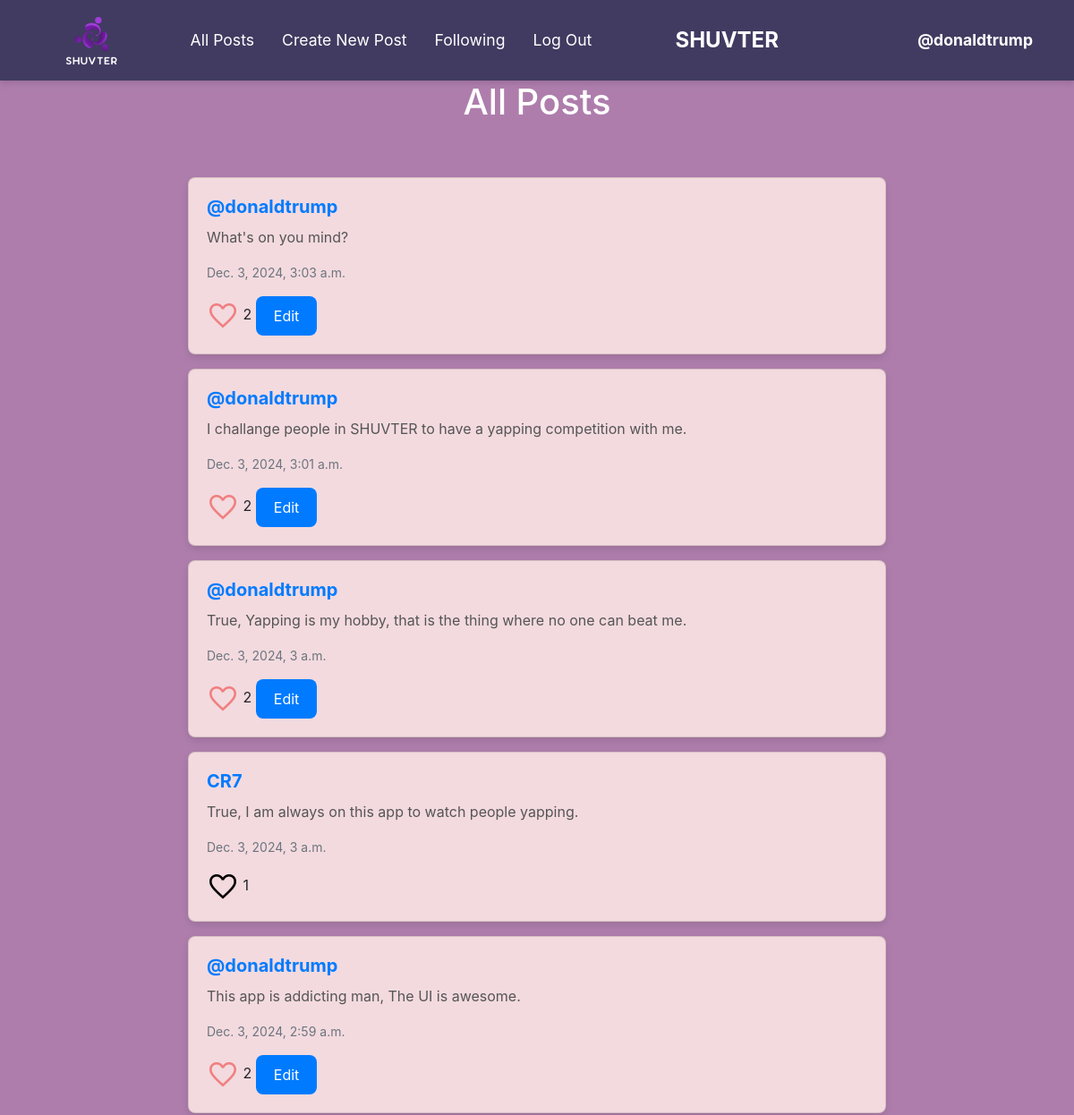
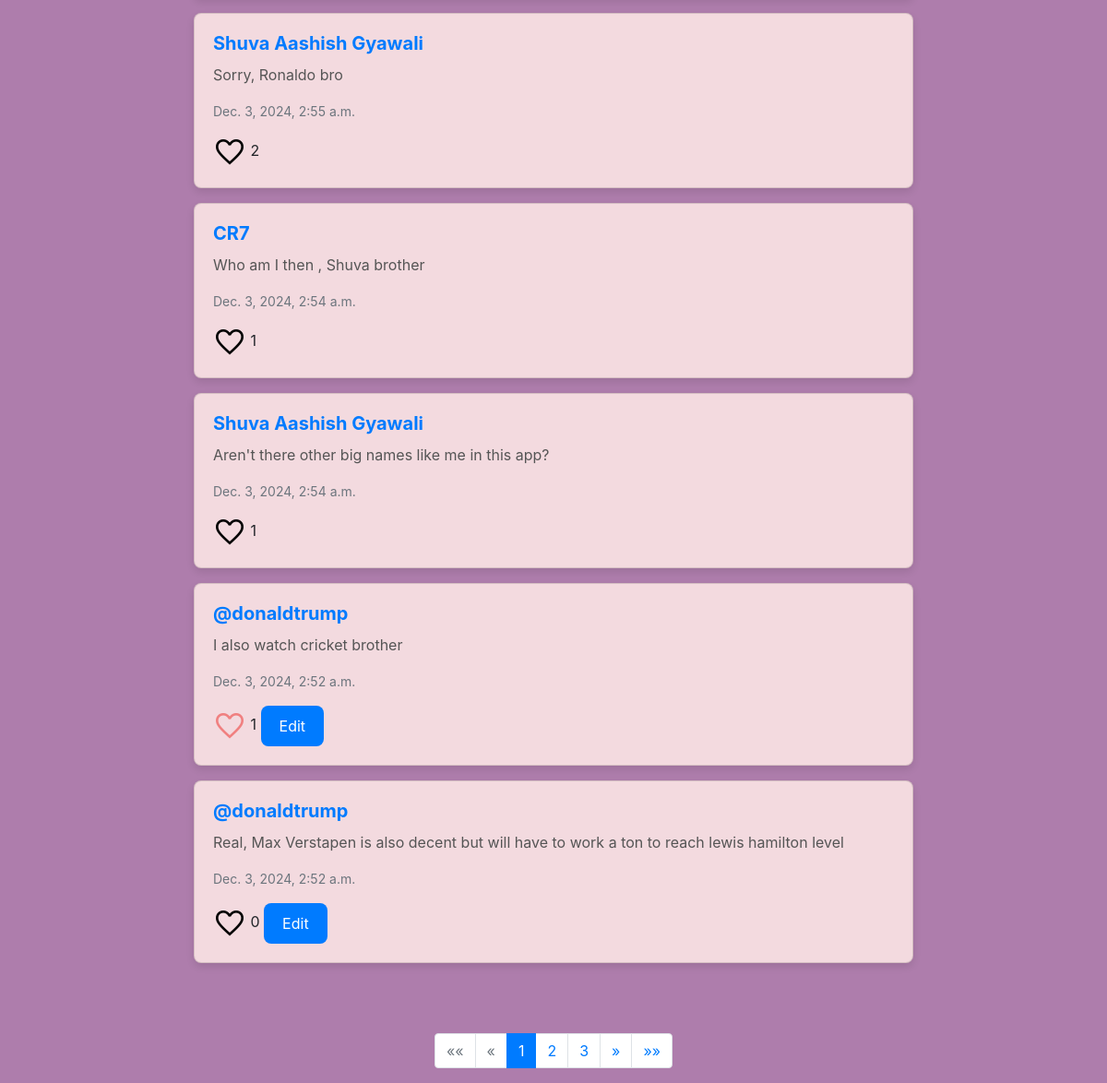
Screenshot of / (signed in) with the database file from the repository (2 pictures, top to bottom).
### network/models.py (models this page shows, shortened)
class User(AbstractUser):
    pass

class Post(models.Model):
    author = models.ForeignKey(User, on_delete=models.CASCADE, related_name="posts")
    content = models.TextField()
    created_at = models.DateTimeField(auto_now_add=True)

### network/views.py (the view)
# urls.py: path("", views.index, name="index"),
def index(request):
    if request.method == "POST":
        author = request.user
        content=request.POST["content"]
        post = Post(author=author, content=content)
        post.save()
        return HttpResponseRedirect(reverse("index"))
    else:
        posts = Post.objects.all().order_by("-created_at")
        for post in posts:
            if request.user.is_authenticated:
                post.is_liked_by_user = post.post_likes.filter(user=request.user).exists()
            else:
                post.is_liked_by_user = False
        paginator = Paginator(posts, 10)
        pageNumber = request.GET.get('page')
        pages= paginator.get_page(pageNumber)
        return render(request, "network/index.html",{
        "pages":pages
        })

### network/templates/network/index.html (shortened to what this page needs)
{% extends "network/layout.html" %}
{% load static %}
{% block body %}
    <h1>All Posts</h1>
    <div id="all-posts">
    {% for post in pages %}
        <div class="card mb-3">
            <div class="card-body">
                <h5 class="card-title"><a href="{% url 'profile' post.author.id %}">{{ post.author }}</a></h5>
                <p class="card-text">{{ post.content }}</p>
                <p class="card-text"><small class="text-muted">{{ post.created_at }}</small></p>
                {% if user.is_authenticated %}
                <button class="favorite-btn" style="background: none; border: none; padding: 0;" data-post-id="{{ post.id }}">
                    <span class="material-symbols-outlined {% if post.is_liked_by_user %}liked{% endif %}" style="font-size: 36px; vertical-align: middle;">
                    </span>
                </button>
                <span id="like-count-{{ post.id }}">{{ post.post_likes.count }}</span>
                {% if post.author == user %}
                    <button class="btn btn-primary edit-btn">Edit</button>
                {% endif %}
                {% endif %}
            </div>
        </div>
    {% endfor %}
    </div>
    <nav aria-label="Page navigation">
        <ul class="pagination justify-content-center">
            {% if pages.has_previous %}
                <li class="page-item">
                    <a class="page-link" href="?page=1" aria-label="First">
                        <span aria-hidden="true">&laquo;&laquo;</span>
                    </a>
                </li>
                <li class="page-item">
                    <a class="page-link" href="?page={{ pages.previous_page_number }}" aria-label="Previous">
                        <span aria-hidden="true">&laquo;</span>
                    </a>
                </li>
            {% else %}
                <li class="page-item disabled">
                    <span class="page-link">&laquo;&laquo;</span>
                </li>
                <li class="page-item disabled">
                    <span class="page-link">&laquo;</span>
                </li>
            {% endif %}
            {% for num in pages.paginator.page_range %}
                {% if num == pages.number %}
                    <li class="page-item active">
                        <span class="page-link">{{ num }}</span>
                    </li>
                {% else %}
                    <li class="page-item">
                        <a class="page-link" href="?page={{ num }}">{{ num }}</a>
                    </li>
                {% endif %}
            {% endfor %}
            {% if pages.has_next %}
                <li class="page-item">
                    <a class="page-link" href="?page={{ pages.next_page_number }}" aria-label="Next">
                        <span aria-hidden="true">&raquo;</span>
                    </a>
                </li>
                <li class="page-item">
                    <a class="page-link" href="?page={{ pages.paginator.num_pages }}" aria-label="Last">
                        <span aria-hidden="true">&raquo;&raquo;</span>
                    </a>
                </li>
            {% endif %}
        </ul>
    </nav>
    </div>
{% endblock %}

### network/templates/network/layout.html (shortened to what this page needs)
{% load static %}
<!DOCTYPE html>
<html lang="en">
    <head>
        <link rel="stylesheet" href="https://stackpath.bootstrapcdn.com/bootstrap/4.4.1/css/bootstrap.min.css">
        <link href="{% static 'network/styles.css' %}" rel="stylesheet">
    </head>
    <body>
        <nav class="navbar navbar-expand-lg navbar-light bg-light">
            <div class="container-fluid">
                <div class="d-flex align-items-center">
                    <a class="navbar-brand" href="{% url 'index' %}">
                        <img src="{% static 'network/logo.png' %}" alt="Logo">
                    </a>
                    <ul class="navbar-nav ml-3">
                        <li class="nav-item">
                            <a class="nav-link" id="showAllPostsLink" href="{% url 'index' %}">All Posts</a>
                        </li>
                        <li class="nav-item">
                            <a class="nav-link" id="showNewPostLink" href="{% url 'index' %}">Create New Post</a>
                        </li>
                        {% if user.is_authenticated %}
                            <li class="nav-item">
                                <a class="nav-link" href="{% url 'following' %}">Following</a>
                            </li>
                            <li class="nav-item">
                                <a class="nav-link" href="{% url 'logout' %}">Log Out</a>
                            </li>
                        {% endif %}
                    </ul>
                </div>
                <div class="mx-auto">
                    <span class="navbar-text">SHUVTER</span>
                </div>
                <div class="d-flex align-items-center ml-auto">
                    {% if user.is_authenticated %}
                        <a class="nav-link" href="{% url 'profile' user.id %}"><strong>{{ user.username }}</strong></a>
                    {% endif %}
                </div>
            </div>
        </nav>
        <div class="body">
            {% block body %}
            {% endblock %}
    </body>
</html>

### network/static/network/styles.css (style rules this page uses)
.navbar-nav { margin: auto; }
.navbar-brand img { height: 60px; width: auto; }
.navbar-text { font-size: 1.5rem; font-weight: bold; color: #FFFFFF !important; }
.navbar.navbar-light { background-color: #413B61 !important; }
body { background-color: #AE7DAC; }
.navbar .nav-link { color: #FFFFFF !important; font-size: 1.1rem; padding: 10px 15px; }
.navbar-nav .nav-item { margin-right: 15px; }
.navbar { padding-top: 10px; padding-bottom: 10px; display: flex; justify-content: space-between; align-items: center; }
.navbar .navbar-text { flex-grow: 1; text-align: center; }
.navbar.navbar-light { box-shadow: 0 4px 6px rgba(0, 0, 0, 0.1); }
#all-posts { display: flex; flex-direction: column; align-items: center; max-width: 800px; margin: 50px auto; padding: 10px; }
.card { background-color: #F3DADF; border-radius: 8px; box-shadow: 0 4px 8px rgba(0, 0, 0, 0.1); overflow: hidden; width: 100%; margin-bottom: 20px; transition: transform 0.3s ease, box-shadow 0.3s ease; }
.card-body { padding: 20px; }
.card-title { font-size: 1.25rem; font-weight: bold; color: #333; margin-bottom: 10px; }
.card-text { font-size: 1rem; color: #555; margin-bottom: 15px; }
.text-muted { font-size: 0.875rem; color: #888; }
button.btn { border: none; padding: 10px 20px; font-size: 1rem; border-radius: 8px; cursor: pointer; transition: background-color 0.3s ease; }
p { font-size: 1rem; color: #555; }
a { color: #007bff; text-decoration: none; }
body h1 { text-align: center; font-size: 2.5rem; color: #FFFFFF; }
.favorite-btn { background: none; border: none; padding: 0; cursor: pointer; outline: none; }
.favorite-btn .material-symbols-outlined { transition: filter 0.3s ease; }
.favorite-btn .material-symbols-outlined.liked { color: lightcoral; }

### rows the page displays
User: username "@donaldtrump"
Post: author "@donaldtrump", content "What's on you mind?", created_at "Dec. 3, 2024, 3:03 a.m.", post_likes.count "2"
Post: author "@donaldtrump", content "I challange people in SHUVTER to have a yapping competition with me.", created_at "Dec. 3, 2024, 3:01 a.m.", post_likes.count "2"
Post: author "@donaldtrump", content "True, Yapping is my hobby, that is the thing where no one can beat me.", created_at "Dec. 3, 2024, 3 a.m.", post_likes.count "2"
Post: author "CR7", content "True, I am always on this app to watch people yapping.", created_at "Dec. 3, 2024, 3 a.m.", post_likes.count "1"
Post: author "@donaldtrump", content "This app is addicting man, The UI is awesome.", created_at "Dec. 3, 2024, 2:59 a.m.", post_likes.count "2"
Post: author "Shuva Aashish Gyawali", content "Sorry, Ronaldo bro", created_at "Dec. 3, 2024, 2:55 a.m.", post_likes.count "2"
Post: author "CR7", content "Who am I then , Shuva brother", created_at "Dec. 3, 2024, 2:54 a.m.", post_likes.count "1"
Post: author "Shuva Aashish Gyawali", content "Aren't there other big names like me in this app?", created_at "Dec. 3, 2024, 2:54 a.m.", post_likes.count "1"
Post: author "@donaldtrump", content "I also watch cricket brother", created_at "Dec. 3, 2024, 2:52 a.m.", post_likes.count "1"
Post: author "@donaldtrump", content "Real, Max Verstapen is also decent but will have to work a ton to reach lewis hamilton level", created_at "Dec. 3, 2024, 2:52 a.m.", post_likes.count "0"

### other values shown
{{ num }} "1"
{{ num }} "2" "3"
